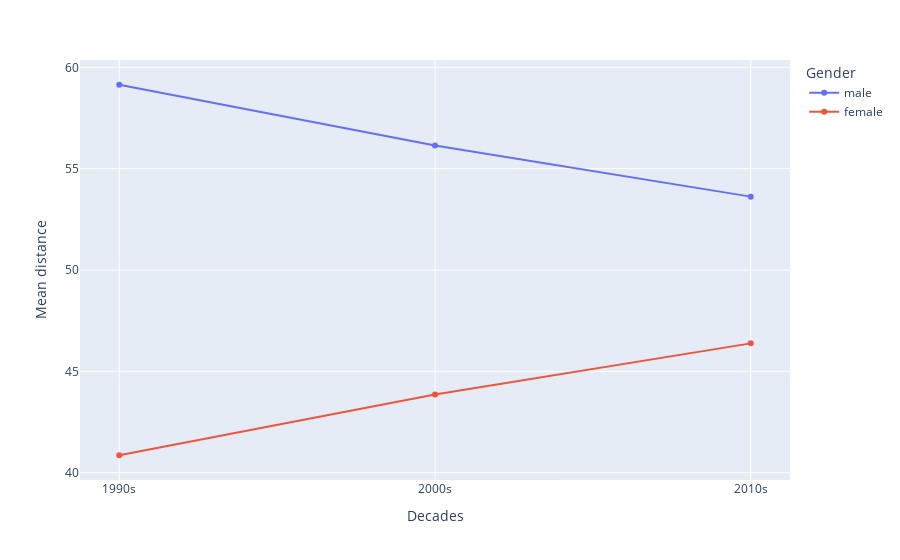

Here is the notebook cell this chart was saved with:
### Code cell
px.line(mean_dis,
        x='Decades',
        y='Mean distance',
        color='Gender',
        markers=True
        )

### Figure 1 — Plotly figure (JSON) as saved in the notebook; plotly's stock layout.template omitted (floating-point values rounded to 4 significant figures)
{"data": [{"hovertemplate": "Gender=male<br>Decades=%{x}<br>Mean distance=%{y}<extra></extra>", "legendgroup": "male", "line": {"color": "#636efa", "dash": "solid"}, "marker": {"symbol": "circle"}, "mode": "lines+markers", "name": "male", "orientation": "v", "showlegend": true, "type": "scatter", "x": ["1990s", "2000s", "2010s"], "xaxis": "x", "y": [59.14, 56.14, 53.62], "yaxis": "y"}, {"hovertemplate": "Gender=female<br>Decades=%{x}<br>Mean distance=%{y}<extra></extra>", "legendgroup": "female", "line": {"color": "#EF553B", "dash": "solid"}, "marker": {"symbol": "circle"}, "mode": "lines+markers", "name": "female", "orientation": "v", "showlegend": true, "type": "scatter", "x": ["1990s", "2000s", "2010s"], "xaxis": "x", "y": [40.86, 43.86, 46.38], "yaxis": "y"}], "layout": {"legend": {"title": {"text": "Gender"}, "tracegroupgap": 0}, "margin": {"t": 60}, "xaxis": {"anchor": "y", "domain": [0, 1], "title": {"text": "Decades"}}, "yaxis": {"anchor": "x", "domain": [0, 1], "title": {"text": "Mean distance"}}}}
